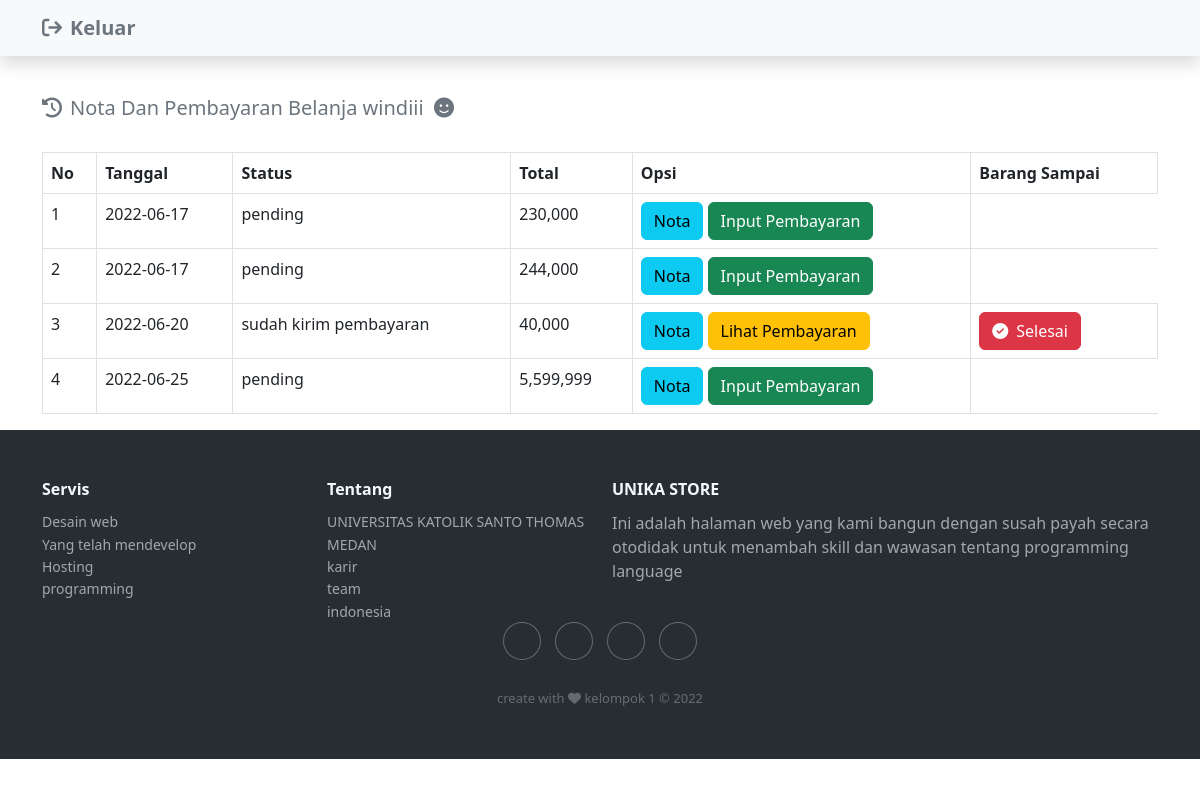
Screenshot of /riwayat.php (signed in) with the database file from the repository.
### tables this page shows
CREATE TABLE `pembelian` (
  `id_pembelian` int(11) NOT NULL,
  `id_pelanggan` varchar(50) NOT NULL,
  `id_ongkir` int(11) NOT NULL,
  `tanggal_pembelian` date NOT NULL,
  `total_pembelian` int(11) NOT NULL,
  `alamat_pengiriman` text NOT NULL,
  `nama_kota` varchar(100) NOT NULL,
  `tarif` int(11) NOT NULL,
  `status_pembelian` varchar(80) NOT NULL DEFAULT 'pending',
  `resi_pengiriman` varchar(50) NOT NULL
);

### riwayat.php (the view, shortened to what this page needs)
<?php
include 'config.php';
?>
<!doctype html>
<html lang="en">
  <head>
    <link href="https://cdn.jsdelivr.net/npm/bootstrap@5.2.0-beta1/dist/css/bootstrap.min.css" rel="stylesheet">
    <?php include './db_user/footerkit.php' ?>
</head>
  <body>
  <nav class="navbar bg-light shadow fixed-top">
  <div class="container">
    <a class=" navbar-brand fw-bold text-secondary " href="./l1.php"><i class="fa-solid fa-arrow-right-from-bracket pe-2"></i>Keluar</a>
  </div>
</nav><br><br><br><br>
<div class="container">
    <h5 class="text-secondary"><i class="fa-solid fa-clock-rotate-left pe-2"></i>Nota Dan Pembayaran Belanja <?php echo $_SESSION['username'] ?> &nbsp;<i class="fa-solid fa-face-smile"></i></h5>
    <br>
    <table class="table table-bordered">
        <thead>
            <tr>
                <th>No</th>
                <th>Tanggal</th>
                <th>Status</th>
                <th>Total</th>
                <th>Opsi</th>
                <th>Barang Sampai</th>
            </tr>
        </thead>
        <tbody>
            <?php
            $nomor=1;
                $id_pelanggan=$_SESSION["id_user"];
                $ambil=$conn->query("SELECT * FROM pembelian WHERE id_pelanggan='$id_pelanggan'
                ");
                while ($pecah=$ambil->fetch_assoc()){
                    ?>
            <tr>
                <td><?php echo $nomor; ?></td>
                <td ><?php echo $pecah["tanggal_pembelian"] ?></td>
                <td >
                  <?php echo $pecah["status_pembelian"] ?>
                  <br>
                  <?php if (!empty($pecah['resi_pengiriman'])) :?>
                   <span class="text-danger"> Resi : <?php echo $pecah['resi_pengiriman']; ?></span>
                   <?php endif ?></td>
                <td ><?php echo number_format ($pecah["total_pembelian"]); ?></td>
                <td>
                    <a href="nota.php?id=<?php echo $pecah["id_pembelian"] ?>" class="btn btn-info">Nota</a>
                    <?php if($pecah['status_pembelian']=="pending"): ?>
                    <a href="pembayaran.php?id=<?php echo $pecah["id_pembelian"] ?>" class="btn btn-success">
                    Input Pembayaran
                  </a>
                  <?php else :  ?>
                    <a href="lihatpembayaran.php?id=<?php echo $pecah["id_pembelian"]; ?>" class="btn btn-warning">Lihat Pembayaran</a>
                  <td><a href="hapusriwayat.php?id=<?php echo $pecah ["id_pembelian"]; ?>" class="btn btn-danger"  onclick="
      return confirm('Yakin mau hapus,data barang anda akan dihapus dan tidak dapat lagi dipulihkan');"><i class="fa-solid fa-circle-check pe-2"></i>Selesai</a></td>
                  <?php endif ?>
            </td>
            </tr>
            <?php $nomor++; ?>
            <?php } ?>
        </tbody>
    </table>
  </div>
  <?php include './db_user/footer.php' ?>

### rows the page displays
pembelian: tanggal_pembelian "2022-06-17", status_pembelian "pending", total_pembelian "230,000"
pembelian: tanggal_pembelian "2022-06-17", status_pembelian "pending", total_pembelian "244,000"
pembelian: tanggal_pembelian "2022-06-20", status_pembelian "sudah kirim pembayaran", total_pembelian "40,000"
pembelian: tanggal_pembelian "2022-06-25", status_pembelian "pending", total_pembelian "5,599,999"

### other values shown
$_SESSION['username'] "windiii"
